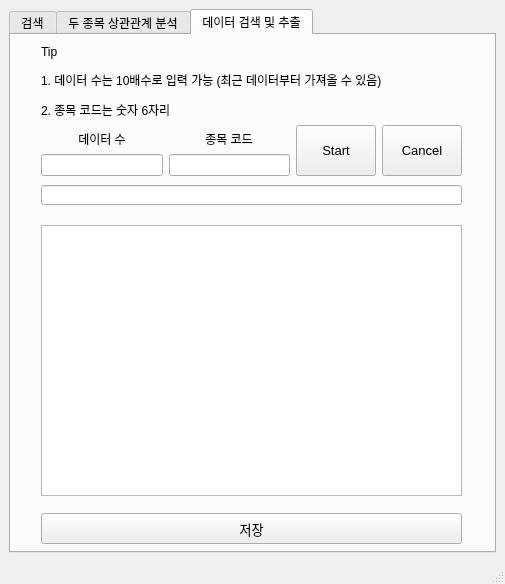
<?xml version="1.0" encoding="UTF-8"?>
<ui version="4.0">
 <class>MainWindow</class>
 <widget class="QMainWindow" name="MainWindow">
  <property name="geometry">
   <rect>
    <x>0</x>
    <y>0</y>
    <width>505</width>
    <height>584</height>
   </rect>
  </property>
  <property name="font">
   <font>
    <stylestrategy>PreferAntialias</stylestrategy>
   </font>
  </property>
  <property name="windowTitle">
   <string>MainWindow</string>
  </property>
  <widget class="QWidget" name="centralwidget">
   <layout class="QVBoxLayout" name="verticalLayout">
    <item>
     <widget class="QTabWidget" name="tabWidget">
      <property name="currentIndex">
       <number>2</number>
      </property>
      <widget class="QWidget" name="tab_1">
       <attribute name="title">
        <string>검색</string>
       </attribute>
       <widget class="QTableView" name="tableView_Stocklist">
        <property name="geometry">
         <rect>
          <x>30</x>
          <y>180</y>
          <width>421</width>
          <height>341</height>
         </rect>
        </property>
       </widget>
       <widget class="QLineEdit" name="result_1">
        <property name="geometry">
         <rect>
          <x>30</x>
          <y>150</y>
          <width>421</width>
          <height>20</height>
         </rect>
        </property>
        <property name="font">
         <font>
          <weight>75</weight>
          <bold>true</bold>
         </font>
        </property>
        <property name="cursor">
         <cursorShape>IBeamCursor</cursorShape>
        </property>
        <property name="alignment">
         <set>Qt::AlignCenter</set>
        </property>
        <property name="dragEnabled">
         <bool>true</bool>
        </property>
        <property name="readOnly">
         <bool>true</bool>
        </property>
       </widget>
       <widget class="QWidget" name="horizontalLayoutWidget_7">
        <property name="geometry">
         <rect>
          <x>30</x>
          <y>90</y>
          <width>421</width>
          <height>51</height>
         </rect>
        </property>
        <layout class="QHBoxLayout" name="horizontalLayout_6">
         <item>
          <widget class="QPushButton" name="Load_data_btn">
           <property name="sizePolicy">
            <sizepolicy hsizetype="Maximum" vsizetype="Ignored">
             <horstretch>0</horstretch>
             <verstretch>0</verstretch>
            </sizepolicy>
           </property>
           <property name="font">
            <font>
             <pointsize>10</pointsize>
             <stylestrategy>PreferAntialias</stylestrategy>
            </font>
           </property>
           <property name="autoFillBackground">
            <bool>false</bool>
           </property>
           <property name="text">
            <string>Load
Data</string>
           </property>
           <property name="autoDefault">
            <bool>false</bool>
           </property>
          </widget>
         </item>
         <item>
          <layout class="QVBoxLayout" name="verticalLayout_11">
           <item alignment="Qt::AlignHCenter|Qt::AlignBottom">
            <widget class="QLabel" name="label1_8">
             <property name="sizePolicy">
              <sizepolicy hsizetype="Fixed" vsizetype="Fixed">
               <horstretch>0</horstretch>
               <verstretch>0</verstretch>
              </sizepolicy>
             </property>
             <property name="font">
              <font>
               <pointsize>9</pointsize>
               <stylestrategy>PreferAntialias</stylestrategy>
              </font>
             </property>
             <property name="text">
              <string>종목 이름</string>
             </property>
             <property name="alignment">
              <set>Qt::AlignCenter</set>
             </property>
            </widget>
           </item>
           <item>
            <widget class="QLineEdit" name="stock_name">
             <property name="sizePolicy">
              <sizepolicy hsizetype="Ignored" vsizetype="Ignored">
               <horstretch>0</horstretch>
               <verstretch>0</verstretch>
              </sizepolicy>
             </property>
             <property name="inputMethodHints">
              <set>Qt::ImhDigitsOnly</set>
             </property>
             <property name="text">
              <string/>
             </property>
             <property name="alignment">
              <set>Qt::AlignCenter</set>
             </property>
            </widget>
           </item>
          </layout>
         </item>
         <item>
          <widget class="QPushButton" name="Search_btn">
           <property name="sizePolicy">
            <sizepolicy hsizetype="Maximum" vsizetype="Ignored">
             <horstretch>0</horstretch>
             <verstretch>0</verstretch>
            </sizepolicy>
           </property>
           <property name="font">
            <font>
             <pointsize>10</pointsize>
             <stylestrategy>PreferAntialias</stylestrategy>
            </font>
           </property>
           <property name="autoFillBackground">
            <bool>false</bool>
           </property>
           <property name="text">
            <string>Search</string>
           </property>
          </widget>
         </item>
         <item>
          <layout class="QVBoxLayout" name="verticalLayout_16">
           <item alignment="Qt::AlignHCenter|Qt::AlignBottom">
            <widget class="QLabel" name="label_10">
             <property name="sizePolicy">
              <sizepolicy hsizetype="Fixed" vsizetype="Fixed">
               <horstretch>0</horstretch>
               <verstretch>0</verstretch>
              </sizepolicy>
             </property>
             <property name="font">
              <font>
               <pointsize>9</pointsize>
               <stylestrategy>PreferAntialias</stylestrategy>
              </font>
             </property>
             <property name="text">
              <string>검색된 종목 코드</string>
             </property>
             <property name="alignment">
              <set>Qt::AlignCenter</set>
             </property>
            </widget>
           </item>
           <item>
            <widget class="QLineEdit" name="stock_number">
             <property name="sizePolicy">
              <sizepolicy hsizetype="Ignored" vsizetype="Ignored">
               <horstretch>0</horstretch>
               <verstretch>0</verstretch>
              </sizepolicy>
             </property>
             <property name="inputMethodHints">
              <set>Qt::ImhDigitsOnly</set>
             </property>
             <property name="text">
              <string/>
             </property>
             <property name="alignment">
              <set>Qt::AlignCenter</set>
             </property>
             <property name="readOnly">
              <bool>true</bool>
             </property>
            </widget>
           </item>
          </layout>
         </item>
        </layout>
       </widget>
       <widget class="QLabel" name="label1_9">
        <property name="geometry">
         <rect>
          <x>30</x>
          <y>10</y>
          <width>421</width>
          <height>71</height>
         </rect>
        </property>
        <property name="sizePolicy">
         <sizepolicy hsizetype="Fixed" vsizetype="Fixed">
          <horstretch>0</horstretch>
          <verstretch>0</verstretch>
         </sizepolicy>
        </property>
        <property name="font">
         <font>
          <pointsize>9</pointsize>
          <stylestrategy>PreferAntialias</stylestrategy>
         </font>
        </property>
        <property name="frameShape">
         <enum>QFrame::NoFrame</enum>
        </property>
        <property name="frameShadow">
         <enum>QFrame::Plain</enum>
        </property>
        <property name="text">
         <string>&lt;html&gt;&lt;head/&gt;&lt;body&gt;&lt;p&gt;Tip&lt;/p&gt;&lt;p&gt;Load Data -&amp;gt; 종목 이름 입력 -&amp;gt; Search&lt;/p&gt;&lt;/body&gt;&lt;/html&gt;</string>
        </property>
        <property name="textFormat">
         <enum>Qt::AutoText</enum>
        </property>
        <property name="alignment">
         <set>Qt::AlignLeading|Qt::AlignLeft|Qt::AlignVCenter</set>
        </property>
       </widget>
      </widget>
      <widget class="QWidget" name="tab_3">
       <attribute name="title">
        <string>두 종목 상관관계 분석</string>
       </attribute>
       <widget class="QTabWidget" name="tabWidget_2">
        <property name="geometry">
         <rect>
          <x>30</x>
          <y>180</y>
          <width>421</width>
          <height>331</height>
         </rect>
        </property>
        <property name="sizePolicy">
         <sizepolicy hsizetype="Ignored" vsizetype="Ignored">
          <horstretch>0</horstretch>
          <verstretch>0</verstretch>
         </sizepolicy>
        </property>
        <property name="currentIndex">
         <number>0</number>
        </property>
        <widget class="QWidget" name="tab">
         <attribute name="title">
          <string>분석 결과 값</string>
         </attribute>
         <widget class="QTableView" name="result_table">
          <property name="geometry">
           <rect>
            <x>0</x>
            <y>0</y>
            <width>421</width>
            <height>261</height>
           </rect>
          </property>
         </widget>
         <widget class="QPushButton" name="save_btn_1">
          <property name="geometry">
           <rect>
            <x>0</x>
            <y>270</y>
            <width>411</width>
            <height>31</height>
           </rect>
          </property>
          <property name="sizePolicy">
           <sizepolicy hsizetype="Maximum" vsizetype="Ignored">
            <horstretch>0</horstretch>
            <verstretch>0</verstretch>
           </sizepolicy>
          </property>
          <property name="font">
           <font>
            <pointsize>10</pointsize>
            <stylestrategy>PreferAntialias</stylestrategy>
           </font>
          </property>
          <property name="autoFillBackground">
           <bool>false</bool>
          </property>
          <property name="text">
           <string>저장</string>
          </property>
         </widget>
        </widget>
        <widget class="QWidget" name="tab_13">
         <attribute name="title">
          <string>분석 그래프</string>
         </attribute>
         <widget class="QPushButton" name="save_btn_2">
          <property name="geometry">
           <rect>
            <x>10</x>
            <y>270</y>
            <width>391</width>
            <height>31</height>
           </rect>
          </property>
          <property name="sizePolicy">
           <sizepolicy hsizetype="Maximum" vsizetype="Ignored">
            <horstretch>0</horstretch>
            <verstretch>0</verstretch>
           </sizepolicy>
          </property>
          <property name="font">
           <font>
            <pointsize>10</pointsize>
            <stylestrategy>PreferAntialias</stylestrategy>
           </font>
          </property>
          <property name="autoFillBackground">
           <bool>false</bool>
          </property>
          <property name="text">
           <string>저장</string>
          </property>
         </widget>
        </widget>
       </widget>
       <widget class="QWidget" name="horizontalLayoutWidget_5">
        <property name="geometry">
         <rect>
          <x>30</x>
          <y>90</y>
          <width>421</width>
          <height>51</height>
         </rect>
        </property>
        <layout class="QHBoxLayout" name="horizontalLayout">
         <item>
          <layout class="QHBoxLayout" name="horizontalLayout_1">
           <item>
            <layout class="QVBoxLayout" name="verticalLayout_1">
             <item alignment="Qt::AlignHCenter|Qt::AlignBottom">
              <widget class="QLabel" name="label1">
               <property name="sizePolicy">
                <sizepolicy hsizetype="Fixed" vsizetype="Fixed">
                 <horstretch>0</horstretch>
                 <verstretch>0</verstretch>
                </sizepolicy>
               </property>
               <property name="font">
                <font>
                 <pointsize>9</pointsize>
                 <stylestrategy>PreferAntialias</stylestrategy>
                </font>
               </property>
               <property name="text">
                <string>데이터 수</string>
               </property>
               <property name="alignment">
                <set>Qt::AlignCenter</set>
               </property>
              </widget>
             </item>
             <item>
              <widget class="QLineEdit" name="data_len">
               <property name="sizePolicy">
                <sizepolicy hsizetype="Ignored" vsizetype="Ignored">
                 <horstretch>0</horstretch>
                 <verstretch>0</verstretch>
                </sizepolicy>
               </property>
               <property name="inputMethodHints">
                <set>Qt::ImhDigitsOnly</set>
               </property>
               <property name="text">
                <string/>
               </property>
               <property name="alignment">
                <set>Qt::AlignCenter</set>
               </property>
              </widget>
             </item>
            </layout>
           </item>
           <item>
            <layout class="QVBoxLayout" name="verticalLayout_2">
             <item alignment="Qt::AlignHCenter|Qt::AlignBottom">
              <widget class="QLabel" name="label_2">
               <property name="sizePolicy">
                <sizepolicy hsizetype="Fixed" vsizetype="Fixed">
                 <horstretch>0</horstretch>
                 <verstretch>0</verstretch>
                </sizepolicy>
               </property>
               <property name="font">
                <font>
                 <pointsize>9</pointsize>
                 <stylestrategy>PreferAntialias</stylestrategy>
                </font>
               </property>
               <property name="text">
                <string>종목 코드 1</string>
               </property>
               <property name="alignment">
                <set>Qt::AlignCenter</set>
               </property>
              </widget>
             </item>
             <item>
              <widget class="QLineEdit" name="stock_num1">
               <property name="sizePolicy">
                <sizepolicy hsizetype="Ignored" vsizetype="Ignored">
                 <horstretch>0</horstretch>
                 <verstretch>0</verstretch>
                </sizepolicy>
               </property>
               <property name="inputMethodHints">
                <set>Qt::ImhDigitsOnly</set>
               </property>
               <property name="text">
                <string/>
               </property>
               <property name="alignment">
                <set>Qt::AlignCenter</set>
               </property>
              </widget>
             </item>
            </layout>
           </item>
           <item>
            <layout class="QVBoxLayout" name="verticalLayout_3">
             <item alignment="Qt::AlignHCenter|Qt::AlignBottom">
              <widget class="QLabel" name="label_3">
               <property name="sizePolicy">
                <sizepolicy hsizetype="Fixed" vsizetype="Fixed">
                 <horstretch>0</horstretch>
                 <verstretch>0</verstretch>
                </sizepolicy>
               </property>
               <property name="font">
                <font>
                 <pointsize>9</pointsize>
                 <stylestrategy>PreferAntialias</stylestrategy>
                </font>
               </property>
               <property name="text">
                <string>종목 코드 2</string>
               </property>
               <property name="alignment">
                <set>Qt::AlignCenter</set>
               </property>
              </widget>
             </item>
             <item>
              <widget class="QLineEdit" name="stock_num2">
               <property name="sizePolicy">
                <sizepolicy hsizetype="Ignored" vsizetype="Ignored">
                 <horstretch>0</horstretch>
                 <verstretch>0</verstretch>
                </sizepolicy>
               </property>
               <property name="inputMethodHints">
                <set>Qt::ImhDigitsOnly</set>
               </property>
               <property name="text">
                <string/>
               </property>
               <property name="alignment">
                <set>Qt::AlignCenter</set>
               </property>
              </widget>
             </item>
            </layout>
           </item>
          </layout>
         </item>
         <item>
          <widget class="QPushButton" name="Start_btn_1">
           <property name="sizePolicy">
            <sizepolicy hsizetype="Maximum" vsizetype="Ignored">
             <horstretch>0</horstretch>
             <verstretch>0</verstretch>
            </sizepolicy>
           </property>
           <property name="font">
            <font>
             <pointsize>10</pointsize>
             <stylestrategy>PreferAntialias</stylestrategy>
            </font>
           </property>
           <property name="autoFillBackground">
            <bool>false</bool>
           </property>
           <property name="text">
            <string>Start</string>
           </property>
           <property name="autoDefault">
            <bool>false</bool>
           </property>
          </widget>
         </item>
         <item>
          <widget class="QPushButton" name="Cancel_btn_1">
           <property name="sizePolicy">
            <sizepolicy hsizetype="Maximum" vsizetype="Ignored">
             <horstretch>0</horstretch>
             <verstretch>0</verstretch>
            </sizepolicy>
           </property>
           <property name="font">
            <font>
             <pointsize>10</pointsize>
             <stylestrategy>PreferAntialias</stylestrategy>
            </font>
           </property>
           <property name="autoFillBackground">
            <bool>false</bool>
           </property>
           <property name="text">
            <string>Cancel</string>
           </property>
          </widget>
         </item>
        </layout>
       </widget>
       <widget class="QLabel" name="label1_2">
        <property name="geometry">
         <rect>
          <x>30</x>
          <y>10</y>
          <width>421</width>
          <height>71</height>
         </rect>
        </property>
        <property name="sizePolicy">
         <sizepolicy hsizetype="Fixed" vsizetype="Fixed">
          <horstretch>0</horstretch>
          <verstretch>0</verstretch>
         </sizepolicy>
        </property>
        <property name="font">
         <font>
          <pointsize>9</pointsize>
          <stylestrategy>PreferAntialias</stylestrategy>
         </font>
        </property>
        <property name="inputMethodHints">
         <set>Qt::ImhNone</set>
        </property>
        <property name="frameShape">
         <enum>QFrame::NoFrame</enum>
        </property>
        <property name="frameShadow">
         <enum>QFrame::Plain</enum>
        </property>
        <property name="text">
         <string>&lt;html&gt;&lt;head/&gt;&lt;body&gt;&lt;p&gt;Tip&lt;/p&gt;&lt;p&gt;1. 데이터 수는 10배수로 입력 가능 (최근 데이터부터 가져올 수 있음)&lt;/p&gt;&lt;p&gt;2. 종목 코드는 숫자 6자리&lt;/p&gt;&lt;/body&gt;&lt;/html&gt;</string>
        </property>
        <property name="textFormat">
         <enum>Qt::AutoText</enum>
        </property>
        <property name="alignment">
         <set>Qt::AlignLeading|Qt::AlignLeft|Qt::AlignVCenter</set>
        </property>
       </widget>
       <widget class="QLineEdit" name="result_2">
        <property name="geometry">
         <rect>
          <x>30</x>
          <y>150</y>
          <width>421</width>
          <height>20</height>
         </rect>
        </property>
        <property name="font">
         <font>
          <weight>75</weight>
          <bold>true</bold>
         </font>
        </property>
        <property name="cursor">
         <cursorShape>IBeamCursor</cursorShape>
        </property>
        <property name="alignment">
         <set>Qt::AlignCenter</set>
        </property>
        <property name="readOnly">
         <bool>true</bool>
        </property>
       </widget>
      </widget>
      <widget class="QWidget" name="tab_2">
       <attribute name="title">
        <string>데이터 검색 및 추출</string>
       </attribute>
       <widget class="QLabel" name="label1_3">
        <property name="geometry">
         <rect>
          <x>30</x>
          <y>10</y>
          <width>421</width>
          <height>71</height>
         </rect>
        </property>
        <property name="sizePolicy">
         <sizepolicy hsizetype="Fixed" vsizetype="Fixed">
          <horstretch>0</horstretch>
          <verstretch>0</verstretch>
         </sizepolicy>
        </property>
        <property name="font">
         <font>
          <pointsize>9</pointsize>
          <stylestrategy>PreferAntialias</stylestrategy>
         </font>
        </property>
        <property name="frameShape">
         <enum>QFrame::NoFrame</enum>
        </property>
        <property name="frameShadow">
         <enum>QFrame::Plain</enum>
        </property>
        <property name="text">
         <string>&lt;html&gt;&lt;head/&gt;&lt;body&gt;&lt;p&gt;Tip&lt;/p&gt;&lt;p&gt;1. 데이터 수는 10배수로 입력 가능 (최근 데이터부터 가져올 수 있음)&lt;/p&gt;&lt;p&gt;2. 종목 코드는 숫자 6자리&lt;/p&gt;&lt;/body&gt;&lt;/html&gt;</string>
        </property>
        <property name="textFormat">
         <enum>Qt::AutoText</enum>
        </property>
        <property name="alignment">
         <set>Qt::AlignLeading|Qt::AlignLeft|Qt::AlignVCenter</set>
        </property>
       </widget>
       <widget class="QPushButton" name="save_btn_3">
        <property name="geometry">
         <rect>
          <x>30</x>
          <y>478</y>
          <width>421</width>
          <height>31</height>
         </rect>
        </property>
        <property name="sizePolicy">
         <sizepolicy hsizetype="Maximum" vsizetype="Ignored">
          <horstretch>0</horstretch>
          <verstretch>0</verstretch>
         </sizepolicy>
        </property>
        <property name="font">
         <font>
          <pointsize>10</pointsize>
          <stylestrategy>PreferAntialias</stylestrategy>
         </font>
        </property>
        <property name="autoFillBackground">
         <bool>false</bool>
        </property>
        <property name="text">
         <string>저장</string>
        </property>
       </widget>
       <widget class="QWidget" name="horizontalLayoutWidget_6">
        <property name="geometry">
         <rect>
          <x>30</x>
          <y>90</y>
          <width>421</width>
          <height>51</height>
         </rect>
        </property>
        <layout class="QHBoxLayout" name="horizontalLayout_4">
         <item>
          <layout class="QHBoxLayout" name="horizontalLayout_5">
           <item>
            <layout class="QVBoxLayout" name="verticalLayout_7">
             <item alignment="Qt::AlignHCenter|Qt::AlignBottom">
              <widget class="QLabel" name="label1_5">
               <property name="sizePolicy">
                <sizepolicy hsizetype="Fixed" vsizetype="Fixed">
                 <horstretch>0</horstretch>
                 <verstretch>0</verstretch>
                </sizepolicy>
               </property>
               <property name="font">
                <font>
                 <pointsize>9</pointsize>
                 <stylestrategy>PreferAntialias</stylestrategy>
                </font>
               </property>
               <property name="text">
                <string>데이터 수</string>
               </property>
               <property name="alignment">
                <set>Qt::AlignCenter</set>
               </property>
              </widget>
             </item>
             <item>
              <widget class="QLineEdit" name="data_len_2">
               <property name="sizePolicy">
                <sizepolicy hsizetype="Ignored" vsizetype="Ignored">
                 <horstretch>0</horstretch>
                 <verstretch>0</verstretch>
                </sizepolicy>
               </property>
               <property name="inputMethodHints">
                <set>Qt::ImhNone</set>
               </property>
               <property name="text">
                <string/>
               </property>
               <property name="alignment">
                <set>Qt::AlignCenter</set>
               </property>
              </widget>
             </item>
            </layout>
           </item>
           <item>
            <layout class="QVBoxLayout" name="verticalLayout_8">
             <item alignment="Qt::AlignHCenter|Qt::AlignBottom">
              <widget class="QLabel" name="label_6">
               <property name="sizePolicy">
                <sizepolicy hsizetype="Fixed" vsizetype="Fixed">
                 <horstretch>0</horstretch>
                 <verstretch>0</verstretch>
                </sizepolicy>
               </property>
               <property name="font">
                <font>
                 <pointsize>9</pointsize>
                 <stylestrategy>PreferAntialias</stylestrategy>
                </font>
               </property>
               <property name="text">
                <string>종목 코드</string>
               </property>
               <property name="alignment">
                <set>Qt::AlignCenter</set>
               </property>
              </widget>
             </item>
             <item>
              <widget class="QLineEdit" name="stock_num">
               <property name="sizePolicy">
                <sizepolicy hsizetype="Ignored" vsizetype="Ignored">
                 <horstretch>0</horstretch>
                 <verstretch>0</verstretch>
                </sizepolicy>
               </property>
               <property name="inputMethodHints">
                <set>Qt::ImhNone</set>
               </property>
               <property name="text">
                <string/>
               </property>
               <property name="alignment">
                <set>Qt::AlignCenter</set>
               </property>
              </widget>
             </item>
            </layout>
           </item>
          </layout>
         </item>
         <item>
          <widget class="QPushButton" name="Start_btn_2">
           <property name="sizePolicy">
            <sizepolicy hsizetype="Maximum" vsizetype="Ignored">
             <horstretch>0</horstretch>
             <verstretch>0</verstretch>
            </sizepolicy>
           </property>
           <property name="font">
            <font>
             <pointsize>10</pointsize>
             <stylestrategy>PreferAntialias</stylestrategy>
            </font>
           </property>
           <property name="autoFillBackground">
            <bool>false</bool>
           </property>
           <property name="text">
            <string>Start</string>
           </property>
           <property name="autoDefault">
            <bool>false</bool>
           </property>
          </widget>
         </item>
         <item>
          <widget class="QPushButton" name="Cancel_btn_2">
           <property name="sizePolicy">
            <sizepolicy hsizetype="Maximum" vsizetype="Ignored">
             <horstretch>0</horstretch>
             <verstretch>0</verstretch>
            </sizepolicy>
           </property>
           <property name="font">
            <font>
             <pointsize>10</pointsize>
             <stylestrategy>PreferAntialias</stylestrategy>
            </font>
           </property>
           <property name="autoFillBackground">
            <bool>false</bool>
           </property>
           <property name="text">
            <string>Cancel</string>
           </property>
          </widget>
         </item>
        </layout>
       </widget>
       <widget class="QLineEdit" name="result_3">
        <property name="geometry">
         <rect>
          <x>30</x>
          <y>150</y>
          <width>421</width>
          <height>20</height>
         </rect>
        </property>
        <property name="font">
         <font>
          <weight>75</weight>
          <bold>true</bold>
         </font>
        </property>
        <property name="cursor">
         <cursorShape>IBeamCursor</cursorShape>
        </property>
        <property name="alignment">
         <set>Qt::AlignCenter</set>
        </property>
        <property name="dragEnabled">
         <bool>true</bool>
        </property>
        <property name="readOnly">
         <bool>true</bool>
        </property>
       </widget>
       <widget class="QTableView" name="tableView">
        <property name="geometry">
         <rect>
          <x>30</x>
          <y>190</y>
          <width>421</width>
          <height>271</height>
         </rect>
        </property>
        <property name="sizePolicy">
         <sizepolicy hsizetype="Ignored" vsizetype="Ignored">
          <horstretch>0</horstretch>
          <verstretch>0</verstretch>
         </sizepolicy>
        </property>
       </widget>
      </widget>
     </widget>
    </item>
   </layout>
  </widget>
  <widget class="QStatusBar" name="statusbar"/>
 </widget>
 <resources/>
 <connections/>
</ui>
